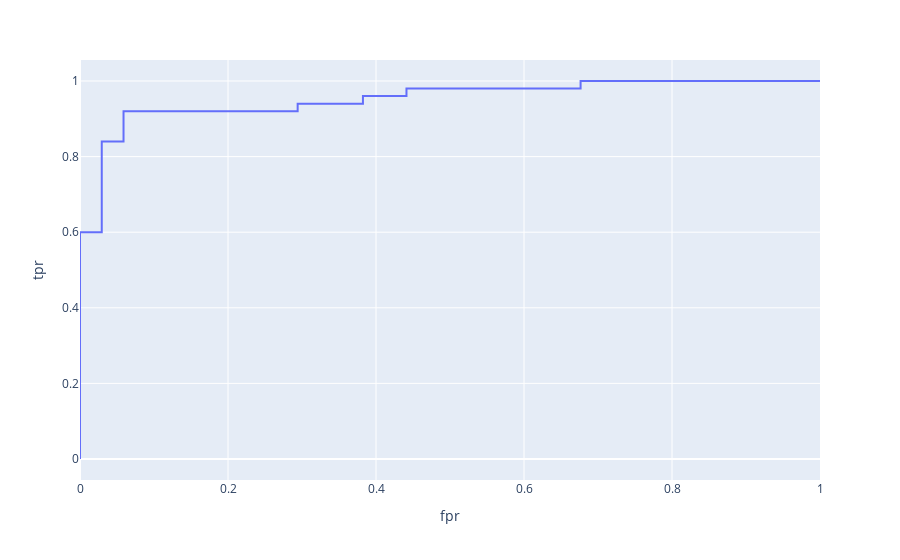

The code cell stored with this chart in its notebook:
### Code cell
from sklearn.metrics import roc_curve, roc_auc_score, auc

fpr, tpr, thresholds = roc_curve(y_test, list(classifier.predict_proba(X_test)[:,1]), drop_intermediate=False)
df_roc = pd.DataFrame({'fpr':fpr, 'tpr':tpr, 'threshold':thresholds})

fig = px.line(df_roc, x='fpr', y='tpr', hover_data=['threshold'])
fig.show()
